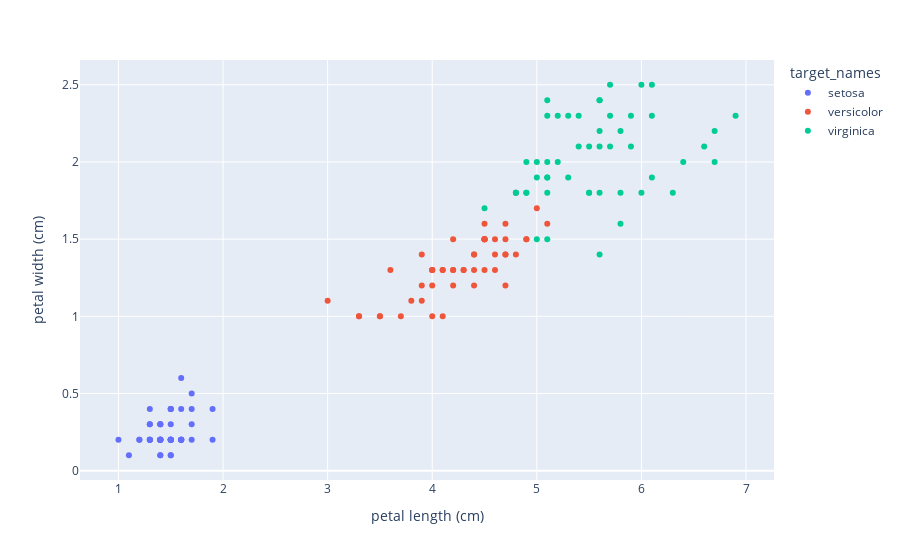

Source (notebook cell):
### Code cell
px.scatter(x='petal length (cm)',y='petal width (cm)',color='target_names',data_frame=df)

### Figure 1 — Plotly figure (JSON) as saved in the notebook; plotly's stock layout.template omitted (floating-point values rounded to 4 significant figures)
{"data": [{"hovertemplate": "target_names=setosa<br>petal length (cm)=%{x}<br>petal width (cm)=%{y}<extra></extra>", "legendgroup": "setosa", "marker": {"color": "#636efa", "symbol": "circle"}, "mode": "markers", "name": "setosa", "orientation": "v", "showlegend": true, "type": "scatter", "x": [1.4, 1.4, 1.3, 1.5, 1.4, 1.7, 1.4, 1.5, 1.4, 1.5, 1.5, 1.6, 1.4, 1.1, 1.2, 1.5, 1.3, 1.4, 1.7, 1.5, 1.7, 1.5, 1, 1.7, 1.9, 1.6, 1.6, 1.5, 1.4, 1.6, 1.6, 1.5, 1.5, 1.4, 1.5, 1.2, 1.3, 1.4, 1.3, 1.5, 1.3, 1.3, 1.3, 1.6, 1.9, 1.4, 1.6, 1.4, 1.5, 1.4], "xaxis": "x", "y": [0.2, 0.2, 0.2, 0.2, 0.2, 0.4, 0.3, 0.2, 0.2, 0.1, 0.2, 0.2, 0.1, 0.1, 0.2, 0.4, 0.4, 0.3, 0.3, 0.3, 0.2, 0.4, 0.2, 0.5, 0.2, 0.2, 0.4, 0.2, 0.2, 0.2, 0.2, 0.4, 0.1, 0.2, 0.2, 0.2, 0.2, 0.1, 0.2, 0.2, 0.3, 0.3, 0.2, 0.6, 0.4, 0.3, 0.2, 0.2, 0.2, 0.2], "yaxis": "y"}, {"hovertemplate": "target_names=versicolor<br>petal length (cm)=%{x}<br>petal width (cm)=%{y}<extra></extra>", "legendgroup": "versicolor", "marker": {"color": "#EF553B", "symbol": "circle"}, "mode": "markers", "name": "versicolor", "orientation": "v", "showlegend": true, "type": "scatter", "x": [4.7, 4.5, 4.9, 4, 4.6, 4.5, 4.7, 3.3, 4.6, 3.9, 3.5, 4.2, 4, 4.7, 3.6, 4.4, 4.5, 4.1, 4.5, 3.9, 4.8, 4, 4.9, 4.7, 4.3, 4.4, 4.8, 5, 4.5, 3.5, 3.8, 3.7, 3.9, 5.1, 4.5, 4.5, 4.7, 4.4, 4.1, 4, 4.4, 4.6, 4, 3.3, 4.2, 4.2, 4.2, 4.3, 3, 4.1], "xaxis": "x", "y": [1.4, 1.5, 1.5, 1.3, 1.5, 1.3, 1.6, 1, 1.3, 1.4, 1, 1.5, 1, 1.4, 1.3, 1.4, 1.5, 1, 1.5, 1.1, 1.8, 1.3, 1.5, 1.2, 1.3, 1.4, 1.4, 1.7, 1.5, 1, 1.1, 1, 1.2, 1.6, 1.5, 1.6, 1.5, 1.3, 1.3, 1.3, 1.2, 1.4, 1.2, 1, 1.3, 1.2, 1.3, 1.3, 1.1, 1.3], "yaxis": "y"}, {"hovertemplate": "target_names=virginica<br>petal length (cm)=%{x}<br>petal width (cm)=%{y}<extra></extra>", "legendgroup": "virginica", "marker": {"color": "#00cc96", "symbol": "circle"}, "mode": "markers", "name": "virginica", "orientation": "v", "showlegend": true, "type": "scatter", "x": [6, 5.1, 5.9, 5.6, 5.8, 6.6, 4.5, 6.3, 5.8, 6.1, 5.1, 5.3, 5.5, 5, 5.1, 5.3, 5.5, 6.7, 6.9, 5, 5.7, 4.9, 6.7, 4.9, 5.7, 6, 4.8, 4.9, 5.6, 5.8, 6.1, 6.4, 5.6, 5.1, 5.6, 6.1, 5.6, 5.5, 4.8, 5.4, 5.6, 5.1, 5.1, 5.9, 5.7, 5.2, 5, 5.2, 5.4, 5.1], "xaxis": "x", "y": [2.5, 1.9, 2.1, 1.8, 2.2, 2.1, 1.7, 1.8, 1.8, 2.5, 2, 1.9, 2.1, 2, 2.4, 2.3, 1.8, 2.2, 2.3, 1.5, 2.3, 2, 2, 1.8, 2.1, 1.8, 1.8, 1.8, 2.1, 1.6, 1.9, 2, 2.2, 1.5, 1.4, 2.3, 2.4, 1.8, 1.8, 2.1, 2.4, 2.3, 1.9, 2.3, 2.5, 2.3, 1.9, 2, 2.3, 1.8], "yaxis": "y"}], "layout": {"autosize": true, "legend": {"title": {"text": "target_names"}, "tracegroupgap": 0}, "margin": {"t": 60}, "xaxis": {"anchor": "y", "autorange": true, "domain": [0, 1], "range": [0.6337, 7.266], "title": {"text": "petal length (cm)"}, "type": "linear"}, "yaxis": {"anchor": "x", "autorange": true, "domain": [0, 1], "range": [-0.08583, 2.686], "title": {"text": "petal width (cm)"}, "type": "linear"}}}
